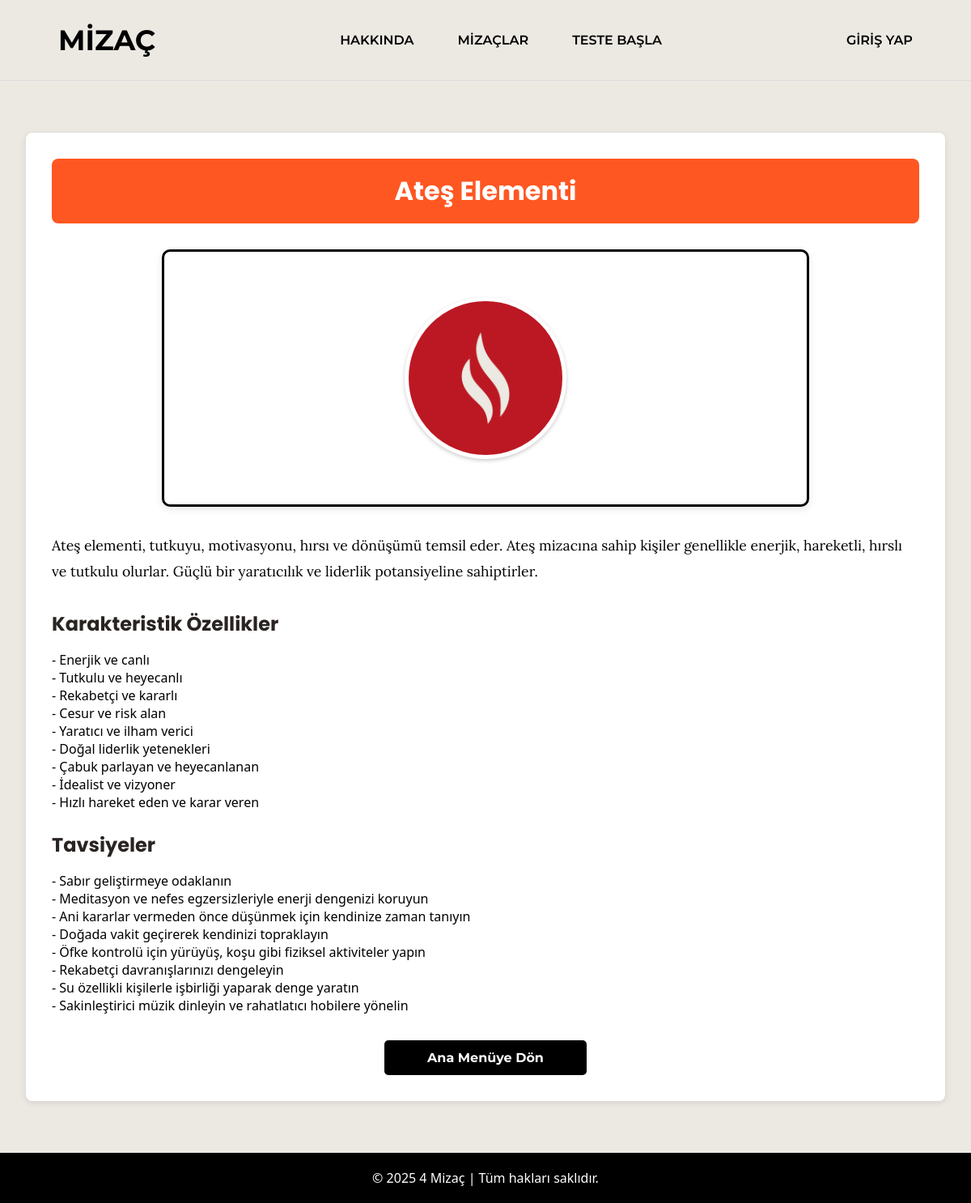
The page /testing_algorithm/elements/1/ on the database its author committed.
### testing_algorithm/models.py (models this page shows, shortened)
class ElementType(models.Model):
    name = models.CharField(max_length=50)
    description = models.TextField()
    characteristics = models.TextField()
    recommendations = models.TextField()

### testing_algorithm/views.py (the view)
# urls.py: path('elements/<int:element_id>/', views.element_detail, name='element_detail'),
def element_detail(request, element_id):
    element = get_object_or_404(ElementType, id=element_id)
    return render(request, 'element_detail.html', {'element': element})

### testing_algorithm/templates/element_detail.html (shortened to what this page needs)
{% extends 'base.html' %}
{% load static %}
{% block content %}
<div class="element-detail {{ element.name|lower }}">
    <h1>{{ element.name }} Elementi</h1>
    <div class="dominant-element-card {{ dominant_element.name|lower }}">
        {% if element.name == "Ateş" %}
            <img src="{% static 'images/fire.jpg' %}" alt="Ateş" class="element-image">
        {% elif element.name == "Hava" %}
            <img src="{% static 'images/air.jpg' %}" alt="Hava" class="element-image">
        {% elif element.name == "Su" %}
            <img src="{% static 'images/water.jpg' %}" alt="Su" class="element-image">
        {% elif element.name == "Toprak" %}
            <img src="{% static 'images/earth.jpg' %}" alt="Toprak" class="element-image">
        {% else %}
            <p class="no-image-text">Görsel bulunamadı.</p>
        {% endif %}
    </div>
    <div class="element-full-description">
        <p>{{ element.description }}</p>
    </div>
    <h2>Karakteristik Özellikler</h2>
    <div class="characteristics">
        {{ element.characteristics|linebreaks }}
    </div>
    <h2>Tavsiyeler</h2>
    <div class="recommendations">
        {{ element.recommendations|linebreaks }}
    </div>
    <a href="/" class="btn btn-secondary">Ana Menüye Dön</a>
</div>
{% endblock %}

### testing_algorithm/templates/base.html (shortened to what this page needs)
{% load static %}
<!DOCTYPE html>
<html lang="tr">
<head>
    <link rel="stylesheet" href="{% static 'css/styles-7.css' %}">
</head>
<body>
    <div class="page-container">
        <header>
            <div class="nav-container">
                <a href="{% url 'index' %}" class="logo">MİZAÇ</a>
                <div class="nav-links">
                    <a href="{% url 'about' %}" class="nav-item">HAKKINDA</a>
                    <a href="{% url 'temperaments' %}" class="nav-item">MİZAÇLAR</a>
                    <a href="{% url 'test_list' %}" class="nav-item">TESTE BAŞLA</a>
                </div>
                {% if user.is_authenticated %}
                    <div class="profile-container">
                        <button class="profile-button">PROFİL</button>
                        <div class="dropdown-content">
                            <a href="{% url 'profiles' %}">Mizacım</a>
                            <a href="{% url 'profiles' %}">Önerilerim</a>
                            <a href="{% url 'profiles' %}">Profil Ayarlarım</a>
                            <a href="{% url 'logout' %}">Çıkış Yap</a>
                        </div>
                    </div>
                {% else %}
                    <a href="{% url 'login' %}" class="nav-item profile-container">GİRİŞ YAP</a>
                {% endif %}
            </div>
        </header>
        <main>
            {% block content %}{% endblock %}
        </main>
        <footer>
            <p>&copy; 2025 4 Mizaç | Tüm hakları saklıdır.</p>
        </footer>
    </div>
</body>
</html>

### testing_algorithm/static/css/styles-7.css (style rules this page uses)
:root { --fire-color: #ff5722; --air-color: #03a9f4; --water-color: #3f51b5; --earth-color: #795548; --primary-color: #4CAF50; --secondary-color: #2196F3; --text-color: #333; --light-bg: #ece9e3; }
* { margin: 0; padding: 0; box-sizing: border-box; }
body { font-family: 'Segoe UI', Tahoma, Geneva, Verdana, sans-serif; background-color: #ece9e3; max-width: 100vw; overflow-x: hidden; display: flex; flex-direction: column; min-height: 100vh; }
.page-container { flex: 1; display: flex; flex-direction: column; }
.result-container, .element-details, .dominant-element-card { background-color: white; border-radius: 10px; box-shadow: 0 3px 10px rgba(0, 0, 0, 0.1); padding: 2rem; margin: 2rem auto; max-width: 800px; text-align: center; border: 3px solid black; }
.nav-container { display: flex; justify-content: space-between; align-items: center; padding: 20px 5%; background-color: #ece9e3; border-bottom: 1px solid #ddd; flex-wrap: wrap; position: sticky; top: 0; z-index: 1000; }
.nav-links { display: flex; gap: 30px; }
.nav-item, .profile-button, .logo { font-family: 'Montserrat', sans-serif; font-weight: 600; text-decoration: none; color: black; padding: 8px 12px; transition: color 0.3s ease; }
.logo { font-size: 35px; font-weight: bold; }
.profile-container { position: relative; }
footer { text-align: center; padding: 20px; background-color: black; color: white; margin-top: auto; }
main { margin: 2rem auto; padding: 0 2rem; max-width: 1200px; width: 100%; }
.btn { display: inline-block; padding: 0.75rem 1.5rem; border-radius: 5px; cursor: pointer; font-weight: bold; text-decoration: none; transition: background-color 0.3s, transform 0.2s; border: none; font-family: 'Montserrat', sans-serif; text-align: center; }
.btn-secondary { background-color: black; color: white; }
.dominant-element-card { padding: 2rem; border-radius: 10px; color: white; margin-bottom: 1.5rem; }
.element-image { max-width: 200px; border-radius: 50%; display: block; margin: 1.5rem auto; padding: 5px; box-shadow: 0px 2px 5px rgba(0, 0, 0, 0.2); }
.element-detail { background-color: white; border-radius: 8px; box-shadow: 0 2px 8px rgba(0, 0, 0, 0.1); padding: 2rem; margin: 2rem 0; }
.element-detail h1 { color: white; padding: 1rem; border-radius: 8px; text-align: center; font-family: 'Poppins', sans-serif; margin-bottom: 1.5rem; }
.element-detail h2 { font-family: 'Poppins', sans-serif; color: #292321; margin: 1.5rem 0 1rem 0; }
.element-detail.ateş h1 { background-color: var(--fire-color); }
.element-full-description { margin: 2rem 0; font-size: 1.1rem; line-height: 1.8; font-family: 'Lora', serif; }
.element-detail .btn { display: block; max-width: 250px; margin: 2rem auto 0 auto; }

### rows shown on the page
ElementType: name "Ateş", description "Ateş elementi, tutkuyu, motivasyonu, hırsı ve dönüşümü temsil eder. Ateş mizacına sahip kişiler genellikle enerjik, hareketli, hırslı ve tutkulu olurlar. Güçlü bir yaratıcılık ve liderlik potansiyeline sahiptirler.", characteristics "- Enerjik ve canlı - Tutkulu ve heyecanlı - Rekabetçi ve kararlı - Cesur ve risk alan - Yaratıcı ve ilham verici - Doğal liderlik yetenekleri - Çabuk parlayan ve heyecanlanan - İdealist ve vizyoner - Hızlı hareket eden ve karar veren", recommendations "- Sabır geliştirmeye odaklanın - Meditasyon ve nefes egzersizleriyle enerji dengenizi koruyun - Ani kararlar vermeden önce düşünmek için kendinize zaman tanıyın - Doğada vakit geçirerek kendinizi topraklayın - Öfke kontrolü için yürüyüş, koşu gibi fiziksel aktiviteler yapın - Rekabetçi davranışlarınızı dengeleyin - Su özellikli kişilerle işbirliği yaparak denge yaratın - Sakinleştirici müzik dinleyin ve rahatlatıcı hobilere yönelin"
